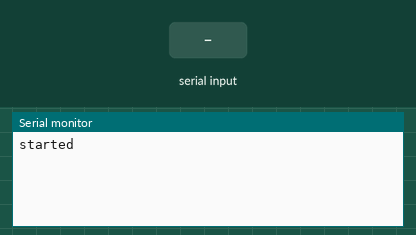
Recording of a sketch running on a simulated ESP32. Shown: the last lines printed to the serial monitor. Inputs (shaded band) come from the test bench. Nothing arrives over Bluetooth unless stated; a phone connects over Bluetooth LE 3 s after start.

Above: at 3.2 s.
3.3 s: "90,45\n" received over the second serial link
At 4.3 s:
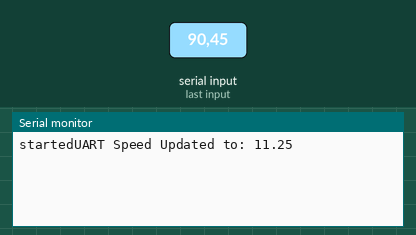
4.8 s: "30,150\n" received over the second serial link
At 5.5 s:
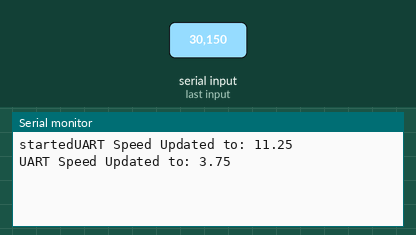

The sketch:

ManualFootpodMimic.ino
```cpp
#include <Arduino.h>
#include <BLEDevice.h>
#include <BLEUtils.h>
#include <BLEServer.h>
#include <BLE2902.h>
#include <math.h>

#define RX_PIN 6
#define TX_PIN 5  // We won't use TX, but the function requires a pin assignment

// const int buttonPin[] = { 5, 18, 19 };  // the number of the pushbutton pins
//const int ledPin =  13;      // the number of the LED pin

// variables will change:
int buttonState = 0;                 // variable for reading the pushbutton status
bool is_inst_stride_len_present = 1; /**< True if Instantaneous Stride Length is present in the measurement. */
bool is_total_distance_present = 1;  /**< True if Total Distance is present in the measurement. */
bool is_running = 1;                 /**< True if running, False if walking. */
uint16_t inst_speed = 40;            /**< Instantaneous Speed. */
uint8_t inst_cadence = 1;            /**< Instantaneous Cadence. */
uint16_t inst_stride_length = 1;     /**< Instantaneous Stride Length. */
uint32_t total_distance = 1000;


float kmphinterval = .5;
float minorkmphinterval = .1;

int delayint = 500;

const int CLK = 22;  //Set the CLK pin connection to the display
const int DIO = 23;  //Set the DIO pin connection to the display

volatile unsigned int counter;
int rpm;

volatile long lastRiseTime = 0;  //Time at which pin2 (interrupt 0) goes from LOW to HIGH

volatile long firstButtonPress = 0;

float kmph;
float mps;

byte fakePos[1] = { 1 };

bool _BLEClientConnected = false;

#define RSCService BLEUUID((uint16_t)0x1814)
BLECharacteristic RSCMeasurementCharacteristics(BLEUUID((uint16_t)0x2A53), BLECharacteristic::PROPERTY_NOTIFY);
BLECharacteristic sensorPositionCharacteristic(BLEUUID((uint16_t)0x2A5D), BLECharacteristic::PROPERTY_READ);

BLEDescriptor RSCDescriptor(BLEUUID((uint16_t)0x2901));
BLEDescriptor sensorPositionDescriptor(BLEUUID((uint16_t)0x2901));

class MyServerCallbacks : public BLEServerCallbacks {
  void onConnect(BLEServer* pServer) {
    _BLEClientConnected = true;
  };

  void onDisconnect(BLEServer* pServer) {
    _BLEClientConnected = false;
  }
};

void InitBLE() {
  BLEDevice::init("FootpodMimic");
  // CBLE Server
  BLEServer* pServer = BLEDevice::createServer();
  pServer->setCallbacks(new MyServerCallbacks());

  // Do some BLE Setup
  BLEService* pRSC = pServer->createService(RSCService);

  pRSC->addCharacteristic(&RSCMeasurementCharacteristics);
  RSCDescriptor.setValue("Send all your RCSM rubbish here");
  RSCMeasurementCharacteristics.addDescriptor(&RSCDescriptor);
  RSCMeasurementCharacteristics.addDescriptor(new BLE2902());

  pRSC->addCharacteristic(&sensorPositionCharacteristic);


  pServer->getAdvertising()->addServiceUUID(RSCService);

  pRSC->start();

  pServer->getAdvertising()->start();
}

void setup() {
  // initialize the LED pin as an output:
  //pinMode(ledPin, OUTPUT);
  // initialize the Serial Monitor @ 9600
  Serial.begin(115200);
  Serial1.begin(115200, SERIAL_8N1, RX_PIN, TX_PIN);

  // initialize the keypad pin(s) as an input:
  // for (int x = 0; x < 3; x++) {
  //   pinMode(buttonPin[x], INPUT_PULLUP);
  // }
  Serial.print("started");

  InitBLE();

  kmph = 0;
  delay(2000);
}

void loop() {
  if (Serial1.available() > 0) {
    String inputString = Serial1.readStringUntil('\n');  // Read until newline
    inputString.trim();                                  // Remove any hidden spaces or carriage returns

    if (inputString.length() > 0) {
      float targetSpeed = inputString.toFloat();  // Convert text to a decimal number
      targetSpeed = targetSpeed * 0.125;

      if (targetSpeed >= 0.0 && targetSpeed <= 40.0) {  // Safety limits (0 to 60 km/h)
        kmph = targetSpeed;
        Serial.print("UART Speed Updated to: ");
        Serial.println(kmph);
      }
    }
  }
  if ((millis() - lastRiseTime) > 500) {
    //debouncing
    //some unrequired rubbish
    mps = kmph / 3.6;
    //get speed ble ready
    inst_speed = mps * 256;
    //inst_speed =rpm/210;
    //kmph=mps*3.6;

    //Create the bytearray to send to Zwift via BLE
    byte charArray[10] = {
      3,
      (unsigned byte)inst_speed,
      (unsigned byte)(inst_speed >> 8),
      (unsigned byte)inst_cadence,
      (unsigned byte)inst_stride_length,
      (unsigned byte)(inst_stride_length >> 8),
      (unsigned byte)total_distance,
      (unsigned byte)(total_distance >> 8),
      (unsigned byte)(total_distance >> 16),
      (unsigned byte)(total_distance >> 24)
    };

    RSCMeasurementCharacteristics.setValue(charArray, 10);
    RSCMeasurementCharacteristics.notify();
    sensorPositionCharacteristic.setValue(fakePos, 1);
    lastRiseTime = millis();
  }
}
```

Measured:
- after the input at 3.3 s, the serial monitor: prints a new line at once (image 1)
- after the input at 4.8 s, the serial monitor: prints a new line at once (image 2)
